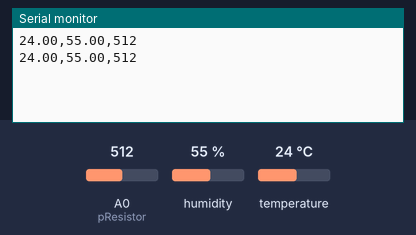
This sketch was run on a simulated Arduino Uno, built with avr-gcc and run on an emulated ATmega328P. Shown: the last lines printed to the serial monitor. Wiring (inferred from the names in the program): DHT11 sensor: data pin 7. The test bench sets the inputs (shaded band); at power-on: humidity 55 %, A0 (pResistor) = 512, temperature 24 °C.

Above: at 2.8 s.
2.9 s: humidity set to 22 %
At 5.3 s:
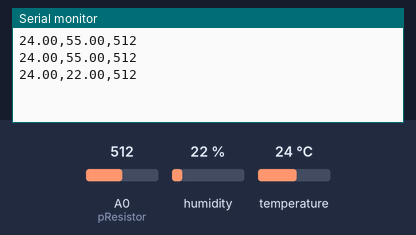
5.6 s: A0 (pResistor) set to 716
At 6.6 s:
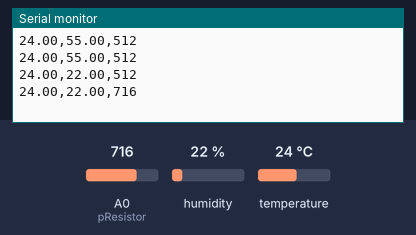
8.3 s: temperature set to 12 °C
At 10.8 s:
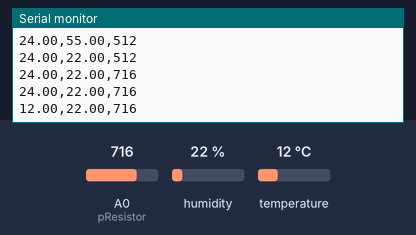
11.0 s: A0 (pResistor) set to 900
At 12.5 s:
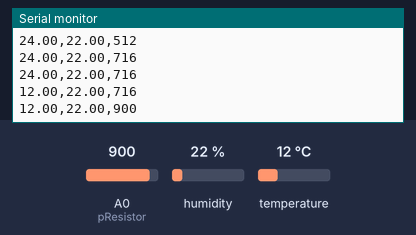
13.7 s: humidity set to 40 %
At 14.9 s:
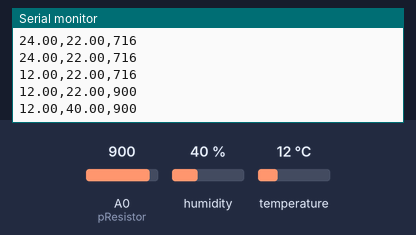
Timing chart, 0 to 16.7 s (numbered marks = the images above; inputs shaded):
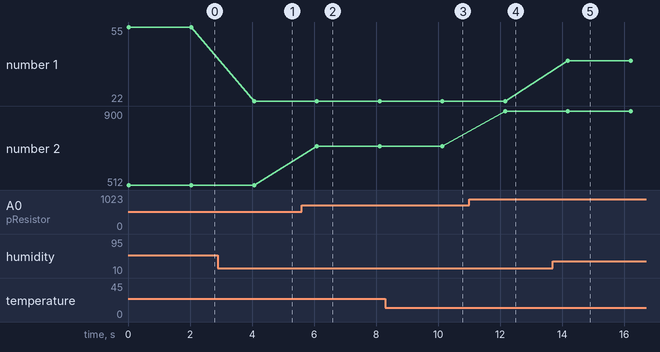

Measured:
- after the input at 2.9 s, the serial monitor: prints a new line after 1.2 s (image 1)
- after the input at 5.6 s, the serial monitor: prints a new line after 0.49 s (image 2)
- after the input at 8.3 s, the serial monitor: prints a new line after 1.8 s (image 3)
- after the input at 11.0 s, the serial monitor: prints a new line after 1.2 s (image 4)
- after the input at 13.7 s, the serial monitor: prints a new line after 0.48 s (image 5)
- plotted number 1: 55 → 22 after the input at 2.9 s, 22 → 40 after the input at 13.7 s
- plotted number 2: 512 → 716 after the input at 5.6 s, 716 → 900 after the input at 11.0 s

The sketch:

temp_sensor.ino
```cpp
#include <dht.h>

//#include <unistd.h>
//#include <vector>

dht DHT;

#define DHT11_PIN 7

// constants
const int pResistor = A0;

int value;

void setup()
{
  Serial.begin(9600);
  pinMode(pResistor, INPUT);
}

void loop()
{
  // temp and humidity
  int chk = DHT.read11(DHT11_PIN);
  Serial.print(DHT.temperature);
  Serial.print(",");
  Serial.print(DHT.humidity);
  Serial.print(",");

  // light sensor
  value = analogRead(pResistor);
  Serial.print(value);

  // End of csv
  Serial.print("\n");

  delay(2000);
}
```
